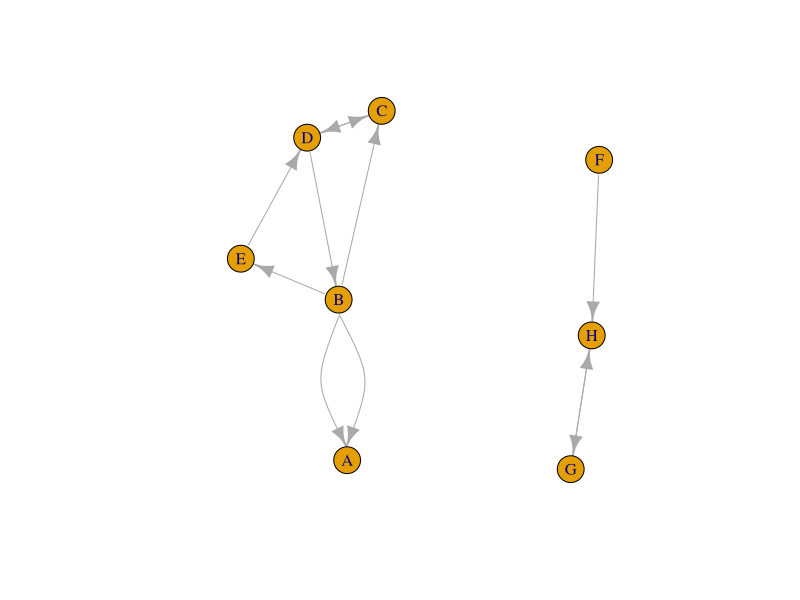
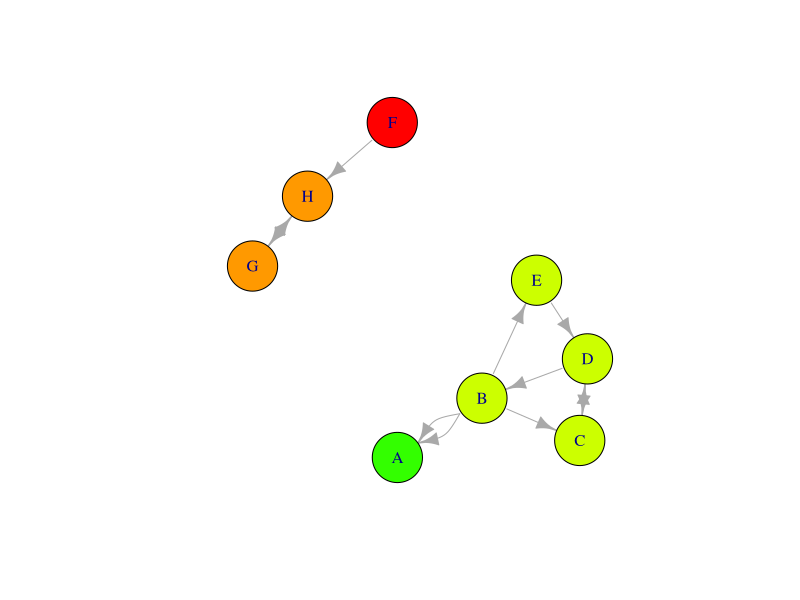
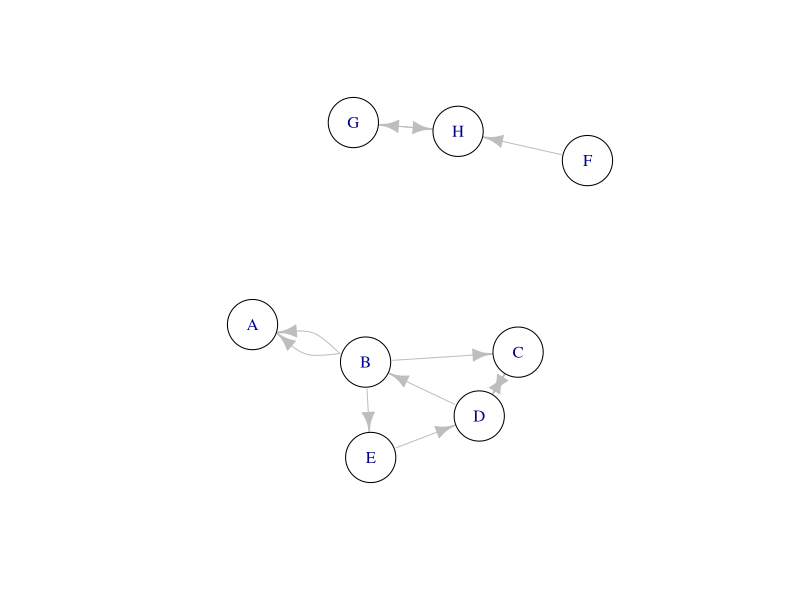
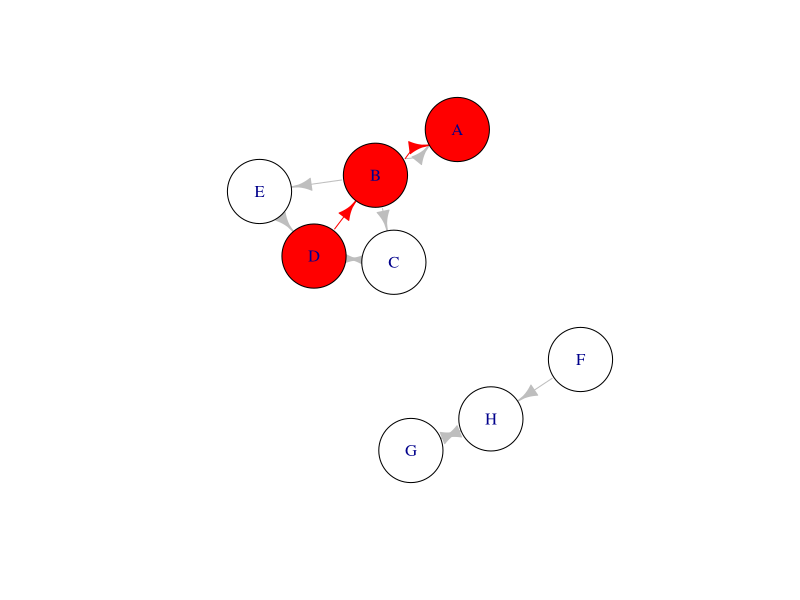
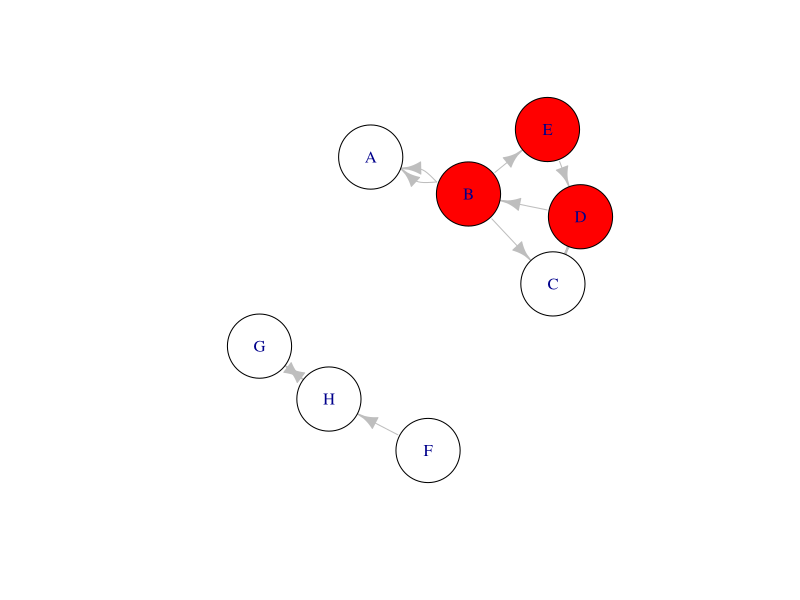
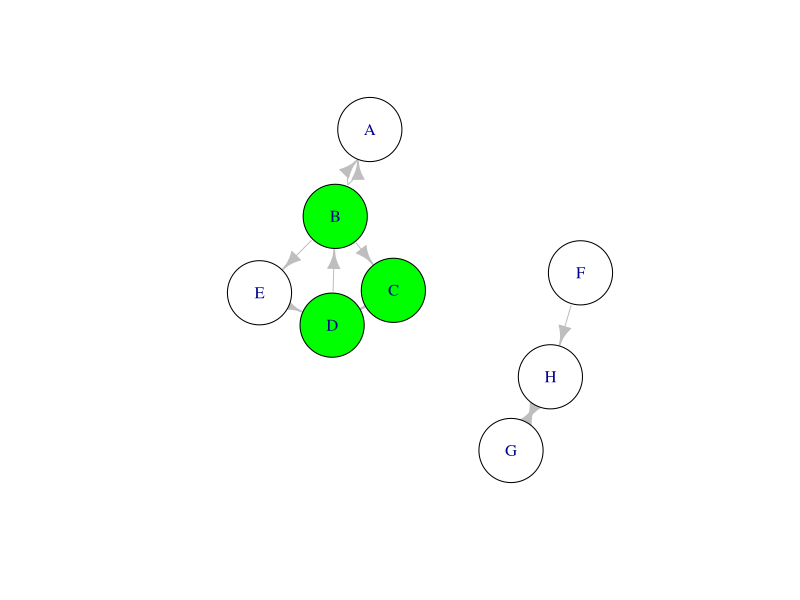

Reproduce these figures in R, in order.
library(igraph)

# slide 24: strong and weak components
# a verbose way
g <- graph.empty(directed=TRUE)
g <- g+vertices('A','B','C','D','E','F','G','H')
g <- g+edges('B','A') #B links to A
g <- g+edges('B','E')
g <- g+edges('B','C')
g <- g+edges('C','D')
g <- g+edges('D','B')
g <- g+edges('D','C')
g <- g+edges('E','D')
g <- g+edges('F','H')
g <- g+edges('H','G')
g <- g+edges('B','A')
g <- g+edges('G','H')
plot(g)

# connected components
wcc <- components(g,mode='weak')
scc <- components(g,mode='strong')
wcc
scc

# colors for plotting
colors <- rainbow(10)
V(g)$color <- colors[scc$membership]
V(g)

# vertex size for visualization
V(g)$size <- 30

# each connected component has a different color
plot(g)

# shortest path
# vertices and edges
sp <- shortest_paths(g, from='D', to='A', output= 'both') # from D to A: D -> B -> A
sp

# colors
# vertices: white, edges: gray
V(g)$color <-  'white'
E(g)$color <-  'gray'
plot(g)

# highlight shortest path
V(g)[sp$vpath[[1]]]$color <- 'red'
E(g)[sp$epath[[1]]]$color <- 'red'
V(g)$size  <-  40
plot(g)

# pairwise shortest path lengths
distances(g) # wrong!!
distances(g, mode='out') # to follow link directions

# graph diameter
d <-diameter(g, directed=TRUE, unconnected = TRUE, weights = NULL)
d

# clique: set of nodes that are fully connected
n_clique <- clique_num(g)
n_clique

# maximal clique
l_clique <- largest_cliques(g)
l_clique

# cliques by size
k3 <- cliques(g,min=3,max=5)
k3


colors=rainbow(3)
E(g)$color <- 'gray'

for (i in 1:length(k3)){
  V(g)$color <-'white'
  V(g)[k3[[i]]]$color <- colors[i]
  plot(g)
  readline()  #plot the other clique
}

# -------------- Standard network metrics -------------------------
#degree centrality
degree(g,V(g),mode='total')
degree(g,V(g),mode='in')
degree(g,V(g),mode='out')

# other centrality measures
betweenness(g,V(g),directed = TRUE)
closeness(g,V(g), mode='total')

#eigenvector pageRank
evcent(g,scale=TRUE)$vector

page_rank(g,vids = V(g), directed = TRUE, damping = .85)$vector